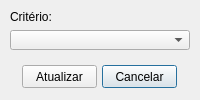
<?xml version="1.0" encoding="UTF-8"?>
<ui version="4.0">
 <class>criteriaRemove</class>
 <widget class="QDialog" name="criteriaRemove">
  <property name="geometry">
   <rect>
    <x>0</x>
    <y>0</y>
    <width>200</width>
    <height>100</height>
   </rect>
  </property>
  <property name="minimumSize">
   <size>
    <width>200</width>
    <height>100</height>
   </size>
  </property>
  <property name="maximumSize">
   <size>
    <width>200</width>
    <height>100</height>
   </size>
  </property>
  <property name="windowTitle">
   <string>Dialog</string>
  </property>
  <widget class="QComboBox" name="cbxCriteria">
   <property name="geometry">
    <rect>
     <x>10</x>
     <y>30</y>
     <width>180</width>
     <height>20</height>
    </rect>
   </property>
   <property name="insertPolicy">
    <enum>QComboBox::InsertAtTop</enum>
   </property>
   <property name="sizeAdjustPolicy">
    <enum>QComboBox::AdjustToContentsOnFirstShow</enum>
   </property>
   <property name="modelColumn">
    <number>0</number>
   </property>
  </widget>
  <widget class="QLabel" name="lblCriteria">
   <property name="geometry">
    <rect>
     <x>10</x>
     <y>10</y>
     <width>46</width>
     <height>13</height>
    </rect>
   </property>
   <property name="text">
    <string>Critério:</string>
   </property>
  </widget>
  <widget class="QPushButton" name="btnCancel">
   <property name="geometry">
    <rect>
     <x>102</x>
     <y>65</y>
     <width>75</width>
     <height>23</height>
    </rect>
   </property>
   <property name="text">
    <string>Cancelar</string>
   </property>
   <property name="icon">
    <iconset resource="imagens.qrc">
     <normaloff>:/imagens/cancel.png</normaloff>:/imagens/cancel.png</iconset>
   </property>
  </widget>
  <widget class="QPushButton" name="btnUpdate">
   <property name="geometry">
    <rect>
     <x>22</x>
     <y>65</y>
     <width>75</width>
     <height>23</height>
    </rect>
   </property>
   <property name="text">
    <string>Atualizar</string>
   </property>
   <property name="icon">
    <iconset resource="imagens.qrc">
     <normaloff>:/imagens/refresh.png</normaloff>:/imagens/refresh.png</iconset>
   </property>
   <property name="flat">
    <bool>false</bool>
   </property>
  </widget>
 </widget>
 <tabstops>
  <tabstop>cbxCriteria</tabstop>
  <tabstop>btnUpdate</tabstop>
  <tabstop>btnCancel</tabstop>
 </tabstops>
 <resources>
  <include location="imagens.qrc"/>
 </resources>
 <connections>
  <connection>
   <sender>btnCancel</sender>
   <signal>clicked()</signal>
   <receiver>criteriaRemove</receiver>
   <slot>close()</slot>
   <hints>
    <hint type="sourcelabel">
     <x>144</x>
     <y>76</y>
    </hint>
    <hint type="destinationlabel">
     <x>190</x>
     <y>65</y>
    </hint>
   </hints>
  </connection>
 </connections>
</ui>
